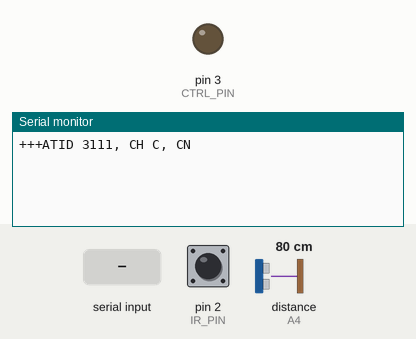
Recording of a sketch running on a simulated Arduino Nano, built with avr-gcc and run on an emulated ATmega328P. Parts: output pins drawn as LEDs (lit = HIGH), the last lines printed to the serial monitor. Inputs (shaded band) come from the test bench; at power-on: distance to the obstacle (sensor on A4) 80 cm, pin 2 (IR_PIN) LOW. The echo pulse lasts 58.3 µs per cm; pins used as bus, display or sensor lines are not drawn.

Above: at 3.8 s.
3.9 s: "run2\n" received over Serial
At 5.1 s:
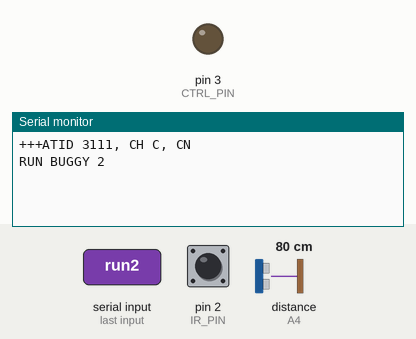
6.9 s: distance to the obstacle (sensor on A4) set to 11 cm
9.9 s: distance to the obstacle (sensor on A4) set to 8 cm
At 12.8 s:
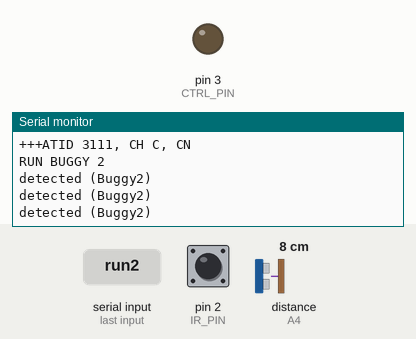
12.9 s: pin 2 (IR_PIN) driven HIGH
14.4 s: pin 2 (IR_PIN) pulsed LOW 2 times (0.12 s each, 0.3 s apart)
At 18.5 s:
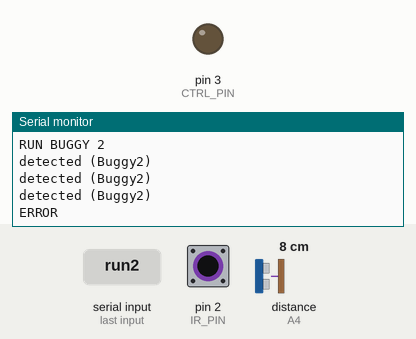

The sketch:

gold_buggy_2.ino
```cpp
//hardware interface
#define CTRL_PIN 3
#define IR_PIN 2
//read control messages
String inputString = "";         // a string to hold incoming data
boolean stringComplete = false;  // whether the string is complete
//Gantry
volatile boolean irInterrupt = false;
int pulse; //signal-in from the gantry
//Ultrasonic
const int pingPin =  A4;      // the pin number for the signal
const int powerPin =  A3;    // the pin number for the power
const int gndPin =  A2;       // the pin number for the gnd
boolean ultraSonics = false;   //flag to turn on/off the ultrasonics
unsigned long previousMillis = 0;        // will store last time ultrasonics checked was updated
const long interval = 1000;
//gantry counter
int counter = 0;

void setup() {
  //set up Nano board pin
  pinMode(CTRL_PIN, OUTPUT);
  digitalWrite(CTRL_PIN, LOW);
  pinMode(IR_PIN, INPUT);
  // set the digital pin as output:
  pinMode(pingPin, OUTPUT);
  pinMode(powerPin, OUTPUT);
  pinMode(gndPin, OUTPUT);
  //Power the module
  digitalWrite(powerPin, HIGH);
  digitalWrite(gndPin, LOW);

  //attach irInterrput tp setup()
  attachInterrupt(digitalPinToInterrupt(IR_PIN), ISRinfrared, RISING);

  //set up serial comms
  Serial.begin(9600);
  Serial.print("+++");
  delay(1500);
  Serial.println("ATID 3111, CH C, CN");
  delay(1100);
  while (Serial.read() != -1) {};
}


void loop() {

  //ultrasonic control
  unsigned long currentMillis = millis();

  if (currentMillis - previousMillis >= interval) {
    // save the last time you checked the ultrasonics
    previousMillis = currentMillis;

   if(ultraSonics) //ultrasonics turned on (true/false)
  {

   if(ultraSonicDet()) {  //if object detected
   writeXbee("detected (Buggy2)");
   stopBuggy();
   }

   else{
       startBuggy();
      }
    }
  }
//read messages

//read command
   if (stringComplete) {

 //control start
    if(inputString == "run2"){
      writeXbee("RUN BUGGY 2");
      startBuggy();
      ultraSonics = true;  //turns on ultrasonics module
      }

    // clear the string:
    inputString = "";
    stringComplete = false;
  }
//gantry detect and gantry number report
  if (irInterrupt){

    stopBuggy();
    int gantry = readGantry();// read in the gantry number according to frequency
    if (gantry == 4){  //abnormal condition
      writeXbee("ERROR");
    }
    else{
      writeXbee("B2G" + String(gantry));  //lets supervisory pc know which gantry buggy 2 is at
      ultraSonics = false; //stops ultrasonics running the buggy again instead of the go command
    }
    delay(1000);
    irInterrupt = false;
    counter++;  //adds to gantry counter

    if(counter == 2){  //parks buggy after 2 gantries as buggy 2 always parks after 2 gantries
      writeXbee("PARKING BUGGY 2");
      parking();
      counter = 0; //resets gantry counter to 0 each time the buggy parks
    }
  }
}

//Functions start here
void writeXbee(String msg) {  //sends a message as a string to the serial port to communicate with the supervisory pc
  Serial.println(msg);
  Serial.flush();
}

void serialEvent() {
  while (Serial.available()) {
    // get the new byte:
    char inChar = (char)Serial.read();
    // add it to the inputString:

    // if the incoming character is a newline, set a flag
    // so the main loop can do something about it:
    if (inChar == '\n') {
      stringComplete = true;

    }
    else {
      inputString += inChar;
      stringComplete=false;
      }
  }
}

//Gantry recognition
int readGantry(){
  while(digitalRead(IR_PIN)!=LOW);
  //read the average frenquency for precision
  //prevents excess readings of "gantry 4"
   int pulse0 = pulseIn(IR_PIN, HIGH);
   delay(2);
   int pulse1 = pulseIn(IR_PIN, HIGH);
   delay(2);
   int pulse2 = pulseIn(IR_PIN, HIGH);
   delay(2);
   int pulse3 = pulseIn(IR_PIN, HIGH);
   pulse = (pulse0 + pulse1 + pulse2 + pulse3)/4;

   //labelling of gantries depending on infrared pulse they send
   if(pulse >= 500 && pulse <= 1500){
     return 1;
   }
   else if (pulse >= 1500 && pulse <=2500){
    return 2;
   }
   else if (pulse >=2500 && pulse <=3500){
    return 3;
   }
   else {
    return 4;
   }
}

void ISRinfrared(){  //void function necessary for the attach interrupt function
   irInterrupt = true;
}
//choose modes on Buggy Controller Chip
void stopBuggy(){
      delay(2);
      digitalWrite(CTRL_PIN,LOW);
      delay(2);
      digitalWrite(CTRL_PIN,HIGH);
      delay(2);
      digitalWrite(CTRL_PIN,LOW);
      delay(2);
}

void startBuggy(){
      delay(20);
      digitalWrite(CTRL_PIN,LOW);
      delay(2);
      digitalWrite(CTRL_PIN,HIGH);
      delay(4);
      digitalWrite(CTRL_PIN,LOW);
      delay(2);
}

void rightOverride(){
      delay(20);
      digitalWrite(CTRL_PIN,LOW);
      delay(2);
      digitalWrite(CTRL_PIN,HIGH);
      delay(8);
      digitalWrite(CTRL_PIN,LOW);
      delay(2);
}

//ultrasonic module
boolean ultraSonicDet()
{
  pinMode(pingPin, OUTPUT);  //allows ultrasonic soundwave to be sent as an output
  digitalWrite(pingPin,LOW);
  delayMicroseconds(2);
  digitalWrite(pingPin,HIGH);  //sends 10 microsecond signal to be measured
  delayMicroseconds(10);
  digitalWrite(pingPin,LOW);

  pinMode(pingPin, INPUT);  //allows sent soundwave to be taken back in

  float ultrasonicPulse = pulseIn(pingPin,HIGH);
  int distance = (ultrasonicPulse/20000) * (343.2);

   if(distance < 10)  //10cm
   return true;
   else
   return false;
}


void parking(){
  rightOverride();  //buggy 2 must go anticlockwise for correct park function to work
  delay(3000);
  startBuggy();  //returns buggy to normal mode to allow it to continue into parking lane correctly
  delay(3500);  //delay allows buggy to park properly in parking lane
  stopBuggy();
  ultraSonics = false;  //stops buggy restarting after parking
  delay(3000);
  }
```

Measured:
- the behaviour switches between 10 and 9 cm on distance to the obstacle (sensor on A4) (found by bisection; images 1 and 2)
- after the input at 3.9 s, the serial monitor: prints a new line at once (image 1)
- after the input at 9.9 s, the serial monitor: prints a new line after 0.70 s (image 2)
- after the input at 14.4 s, the serial monitor: prints a new line after 3.3 s (image 3)
